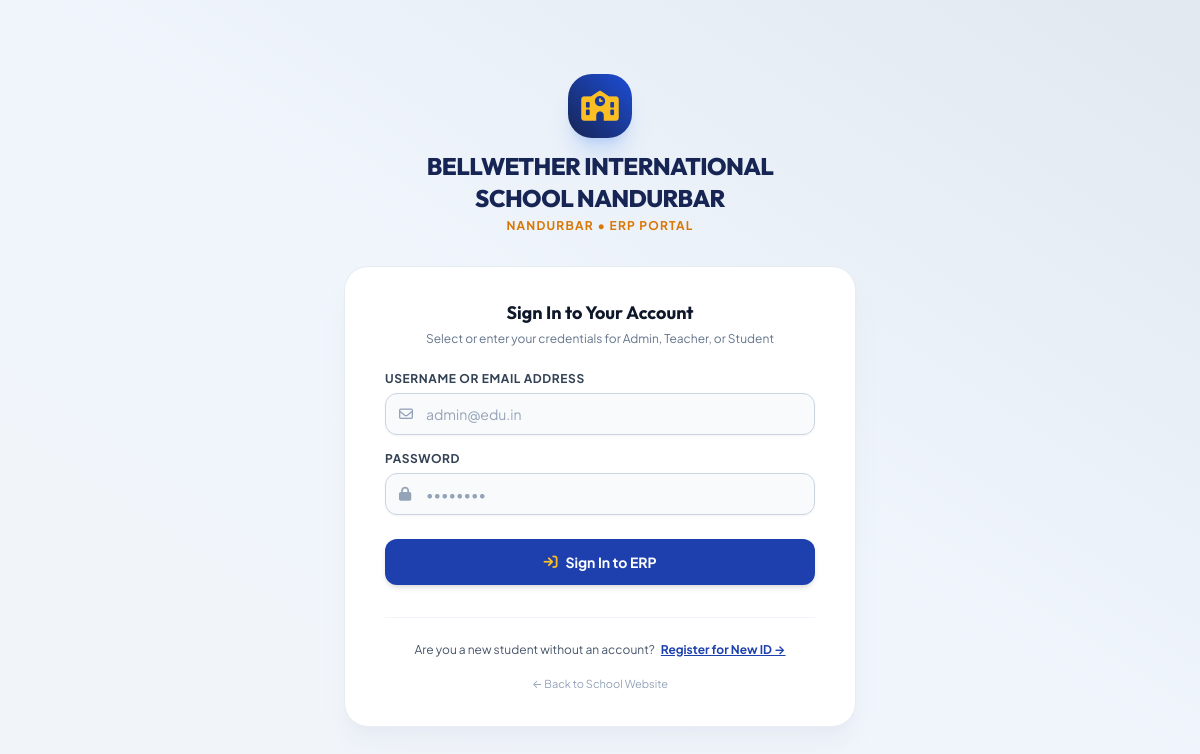
The page /login.php on the database its author committed.
### tables this page shows
CREATE TABLE settings (
            key TEXT PRIMARY KEY,
            value TEXT
        );

### config/db.php (called while the page is built, shortened)
<?php
function get_setting($pdo, $key, $default = '') {
    try {
        $stmt = $pdo->prepare("SELECT value FROM settings WHERE key = ?");
        $stmt->execute([$key]);
        $val = $stmt->fetchColumn();
        return ($val !== false && $val !== null) ? $val : $default;
    } catch (Exception $e) {
        return $default;
    }
}
?>

### login.php (the view, shortened to what this page needs)
<?php
require_once __DIR__ . '/includes/auth.php';
$school_logo = get_setting($pdo, 'school_logo', '');
$school_name = get_setting($pdo, 'school_name', 'BELLWETHER INTERNATIONAL SCHOOL NANDURBAR');
$school_city = get_setting($pdo, 'school_city', 'Nandurbar');
?>
<!DOCTYPE html>
<html lang="en" class="h-full bg-slate-100">
<head>
    <script src="https://cdn.tailwindcss.com"></script>
    <link rel="stylesheet" href="https://cdnjs.cloudflare.com/ajax/libs/font-awesome/6.5.1/css/all.min.css">
    <link rel="stylesheet" href="/assets/css/custom.css">
</head>
<body class="h-full flex flex-col justify-center py-12 px-4 sm:px-6 lg:px-8 bg-gradient-to-tr from-slate-100 via-blue-50/50 to-slate-200">
    <div class="sm:mx-auto sm:w-full sm:max-w-md px-4">
        <a href="/" class="flex flex-col items-center group text-center">
            <?php if (!empty($school_logo) && file_exists(__DIR__ . '/' . ltrim($school_logo, '/'))): ?>
                <img src="<?= htmlspecialchars($school_logo) ?>" alt="School Logo" class="w-16 h-16 sm:w-20 sm:h-20 object-contain rounded-3xl shadow-xl shadow-blue-500/10 group-hover:scale-105 transition-transform mb-3 bg-white p-2 border border-slate-200">
            <?php else: ?>
                <div class="w-16 h-16 rounded-3xl bg-gradient-to-tr from-navy-950 to-navy-700 flex items-center justify-center text-white shadow-xl shadow-blue-500/20 group-hover:scale-105 transition-transform mb-3">
                    <i class="fa-solid fa-school text-3xl text-amber-400"></i>
                </div>
            <?php endif; ?>
            <h2 class="text-xl sm:text-2xl font-extrabold text-navy-950 font-['Outfit'] tracking-tight break-words max-w-sm sm:max-w-md leading-tight"><?= htmlspecialchars(strtoupper($school_name)) ?></h2>
            <p class="text-xs font-bold tracking-widest text-amber-600 uppercase mt-1 truncate"><?= htmlspecialchars($school_city) ?> • ERP Portal</p>
        </a>
    </div>
    <div class="mt-8 sm:mx-auto sm:w-full sm:max-w-lg">
        <div class="bg-white py-8 px-6 shadow-xl shadow-slate-200/60 rounded-3xl sm:px-10 border border-slate-200/80">
            <div class="mb-6 text-center">
                <h3 class="text-lg font-bold text-slate-900 font-['Outfit']">Sign In to Your Account</h3>
                <p class="text-xs text-slate-500 mt-1">Select or enter your credentials for Admin, Teacher, or Student</p>
            </div>
            <form class="space-y-4" method="POST" action="login.php">
                <div>
                    <label for="login_input" class="block text-xs font-bold text-slate-700 uppercase tracking-wider mb-1.5">
                        Username or Email Address
                    </label>
                    <div class="relative rounded-xl shadow-sm">
                        <div class="absolute inset-y-0 left-0 pl-3.5 flex items-center pointer-events-none text-slate-400">
                        </div>
                        <input id="login_input" name="login_input" type="text" required
                               value="<?= htmlspecialchars($_POST['login_input'] ?? '') ?>"
                               placeholder="admin@edu.in"
                               class="block w-full pl-10 pr-4 py-2.5 bg-slate-50 border border-slate-300 rounded-xl text-sm placeholder-slate-400 focus:bg-white focus:outline-none focus:ring-2 focus:ring-navy-600 focus:border-navy-600 transition">
                    </div>
                </div>
                <div>
                    <label for="password" class="block text-xs font-bold text-slate-700 uppercase tracking-wider mb-1.5">
                        Password
                    </label>
                    <div class="relative rounded-xl shadow-sm">
                        <div class="absolute inset-y-0 left-0 pl-3.5 flex items-center pointer-events-none text-slate-400">
                        </div>
                        <input id="password" name="password" type="password" required
                               placeholder="••••••••"
                               class="block w-full pl-10 pr-4 py-2.5 bg-slate-50 border border-slate-300 rounded-xl text-sm placeholder-slate-400 focus:bg-white focus:outline-none focus:ring-2 focus:ring-navy-600 focus:border-navy-600 transition">
                    </div>
                </div>
                <div class="pt-2">
                    <button type="submit" class="w-full flex justify-center items-center py-3 px-4 border border-transparent rounded-xl shadow-md text-sm font-bold text-white bg-navy-800 hover:bg-navy-900 focus:outline-none focus:ring-2 focus:ring-offset-2 focus:ring-navy-600 transition-all">
                        <i class="fa-solid fa-arrow-right-to-bracket mr-2 text-amber-400"></i>
                        Sign In to ERP
                    </button>
                </div>
            </form>
            <div class="mt-8 pt-6 border-t border-slate-100 text-center">
                <p class="text-xs text-slate-600">
                    Are you a new student without an account?
                    <a href="/register.php" class="font-bold text-navy-800 hover:text-navy-950 underline ml-1">Register for New ID &rarr;</a>
                </p>
                <div class="mt-3">
                    <a href="/" class="text-[11px] text-slate-400 hover:text-slate-600">&larr; Back to School Website</a>
                </div>
            </div>
        </div>
    </div>
</body>
</html>

### assets/css/custom.css (style rules this page uses)
:root { --primary-navy: #1e3a8a; --primary-accent: #2563eb; --school-gold: #f59e0b; }
body { font-family: 'Plus Jakarta Sans', -apple-system, BlinkMacSystemFont, sans-serif; -webkit-font-smoothing: antialiased; }
h1, h2, h3, h4, h5, h6, .brand-font { font-family: 'Outfit', sans-serif; }

### rows shown on the page
settings: value "BELLWETHER INTERNATIONAL SCHOOL NANDURBAR"
settings: value "NANDURBAR"
